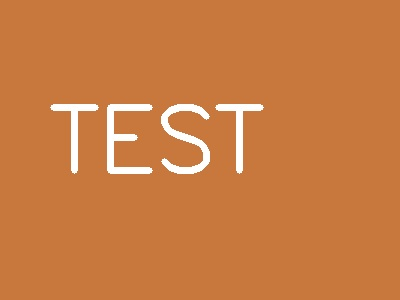
#> input picture scripts/test.jpg, 400 x 300 px
$ python color_pipeline.py
#> lines starting #> are read from the running program, lines starting #| are printed output that depends on the picture; after the words box and inside, x2 and y2 are one past the last pixel; in counts of white or black regions, pixels touching at a corner belong together
import cv2
import numpy as np

img = cv2.imread('test.jpg')
#> img is the input picture: shape (300, 400, 3); mean B, G, R 67.2, 124.3, 201.5
if img is None:
    print("이미지를 못 읽었어!")
    raise SystemExit

# 1) 색공간 변환 + 마스크 (파란색 찾기)
hsv = cv2.cvtColor(img, cv2.COLOR_BGR2HSV)
#> hsv: shape (300, 400, 3); mean H, S, V 13.8, 171.2, 201.5
lower = np.array([90, 100, 100])
upper = np.array([130, 255, 255])
mask = cv2.inRange(hsv, lower, upper)
#> mask: shape (300, 400); every value is 0

# 2) 필터링 (작은 점 제거)
kernel = np.ones((5, 5), np.uint8)
mask = cv2.morphologyEx(mask, cv2.MORPH_OPEN, kernel)

# 3) 이진화
gray = cv2.cvtColor(img, cv2.COLOR_BGR2GRAY)
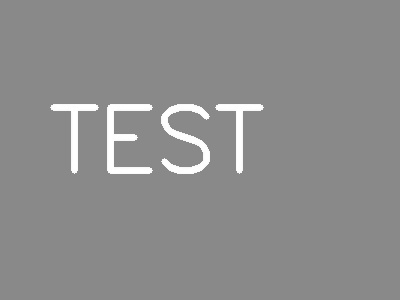
#> gray: shape (300, 400); min 130, max 255, mean 140.7
ret, bw = cv2.threshold(gray, 0, 255, cv2.THRESH_BINARY + cv2.THRESH_OTSU)
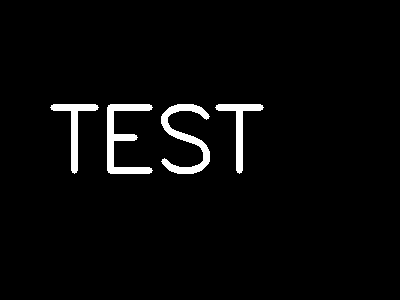
#> bw: shape (300, 400); 3.2% white; 4 white regions, box (x1, y1, x2, y2) and area: (107, 104, 153, 174) 1164, (161, 104, 210, 174) 1164, (50, 104, 99, 174) 754, (215, 104, 264, 174) 754
#> ret = 143
print("Otsu 자동 기준값:", ret)
#| Otsu 자동 기준값: 143.0

# 4) 결과 보기
cv2.imshow('mask', mask)
cv2.imshow('binary', bw)
cv2.waitKey(0)
cv2.destroyAllWindows()
